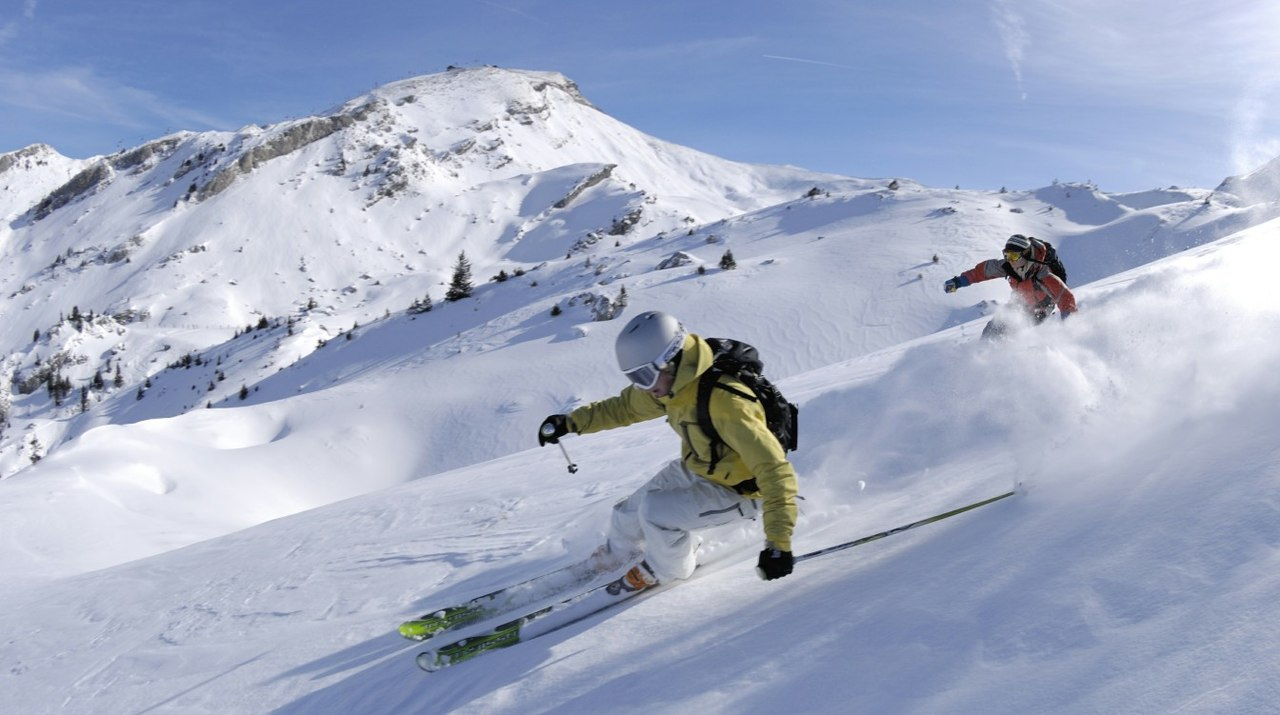
#> input picture data/img/ski.jpg, 1280 x 715 px
$ python demopillow.py
#> lines starting #> are read from the running program, lines starting #| are printed output that depends on the picture; long printed decimals are rounded
#pip install Pillow
from PIL import Image
import numpy as np

print(Image.__version__)
im = Image.open("data/img/ski.jpg") #RGB
#> im is the input picture: PIL image 1280x715 RGB; mean R, G, B 160.5, 170.8, 195
cube = np.asarray(im)
print(cube.shape)
#| (715, 1280, 3)
red = cube[:,:,0]
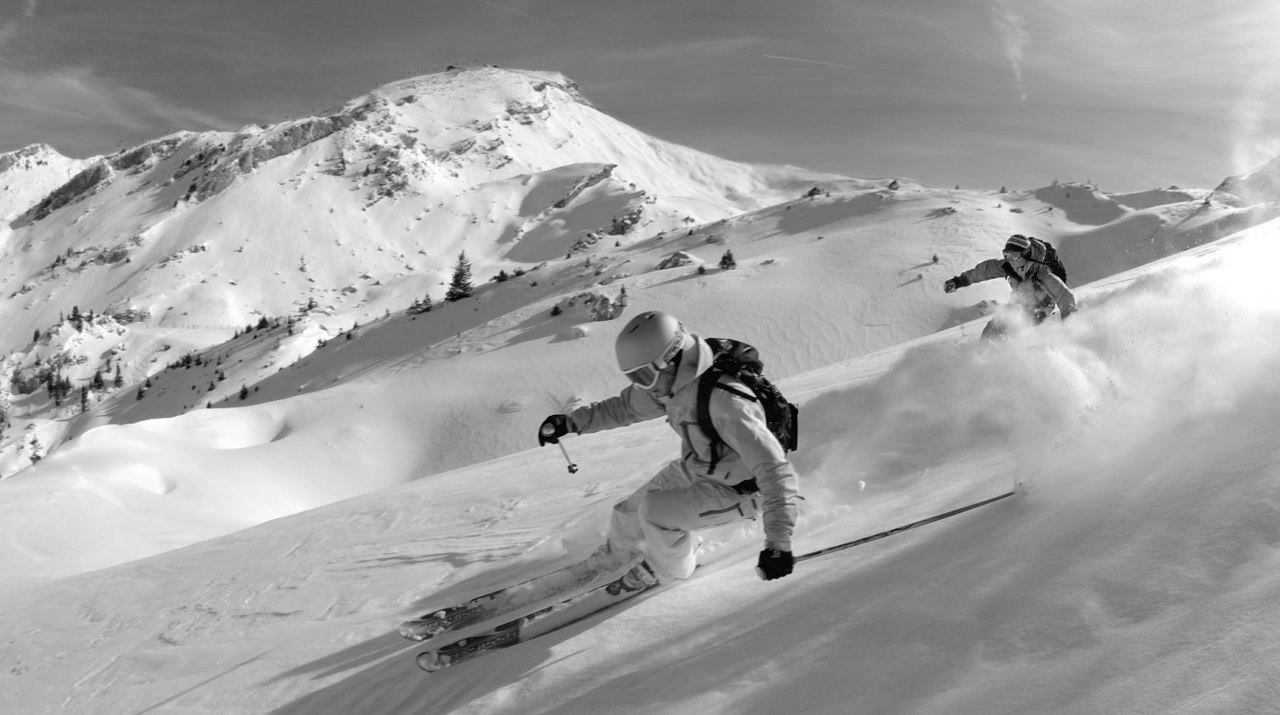
#> red: shape (715, 1280); min 0, max 255, mean 160.5
print(np.min(red), np.max(red), np.mean(red), np.std(red))
#| 0 255 160.494 43.285
nb = cube.mean(axis=2)
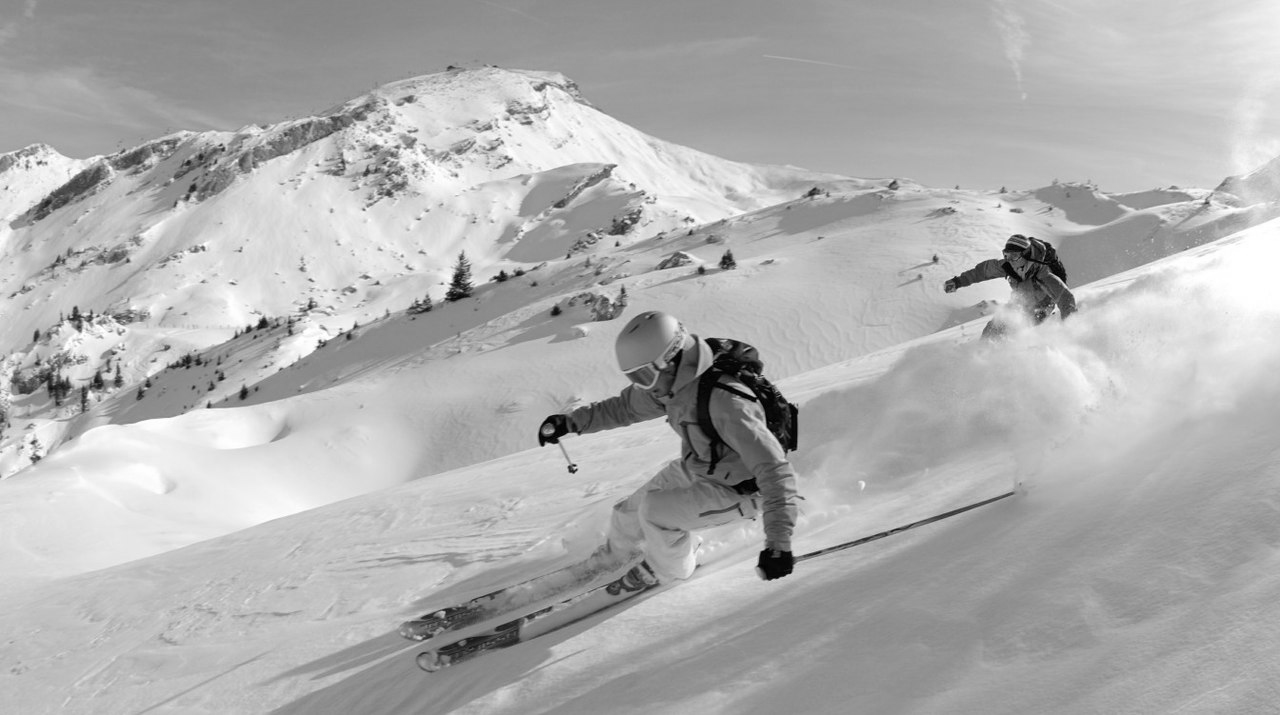
#> nb: shape (715, 1280) float64; min 0, max 255, mean 175.4
print(np.min(nb), np.max(nb), np.mean(nb), np.std(nb))
#| 0.0 255.0 175.419 38.935
delta = np.mean(nb) - 127.5
#> delta = 47.92
delta_std = np.abs(np.std(nb) - 63.75)
#> delta_std = 24.81
nb = (nb - delta) * 63.75 / delta_std
nb = np.clip(nb, 0, 255)
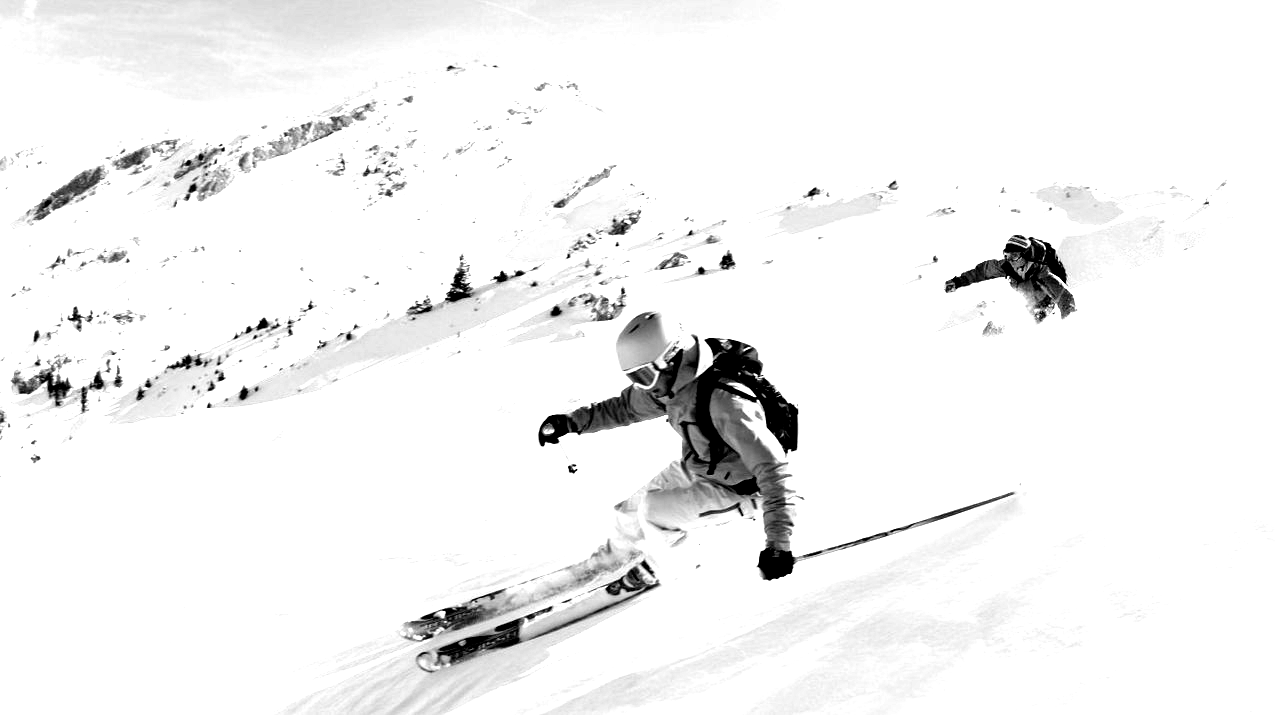
#> nb: shape (715, 1280) float64; min 0, max 255, mean 242.7
im = Image.fromarray(nb).convert("RGB")
im.save("data/img/modified.jpg")

# TP
# Charger l'image avec Pillow et afficher son shape
# Prende un canal de couleur et afficher sa luminosité moyenne + contraste
# Normaliser l'image pixel - abs(luminosite - 127.5)
# Sauvegarder l'image
# Créer une N&B
# Correction à 10h40

$ run again, with data/img/familly.jpg copied over data/img/ski.jpg
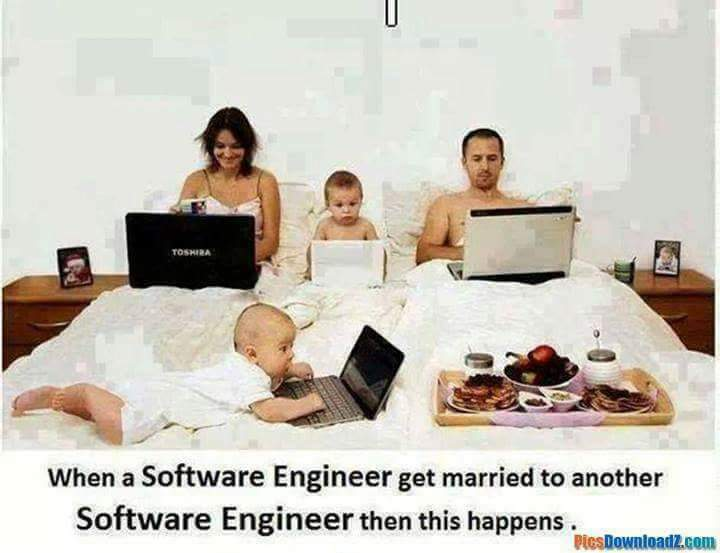
#> input picture data/img/familly.jpg, 720 x 553 px
#> im is the input picture: PIL image 720x553 RGB; mean R, G, B 203.3, 197.9, 188.3
#| (553, 720, 3)
#| 0 255 203.254 60.689
#> `nb = cube.mean(axis=2)`:
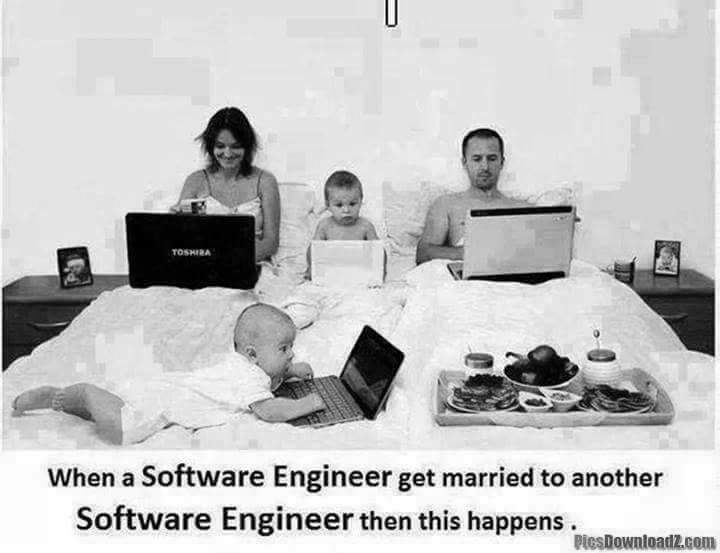
#> nb: shape (553, 720) float64; min 0, max 255, mean 196.5
#| 0.0 255.0 196.482 65.251
#> delta = 68.98
#> delta_std = 1.5
#> `nb = np.clip(nb, 0, 255)`:
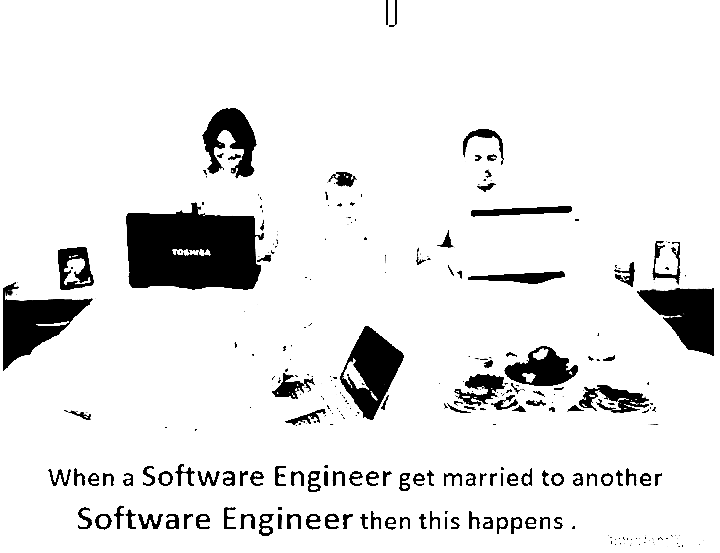
#> nb: shape (553, 720) float64; min 0, max 255, mean 231.7
